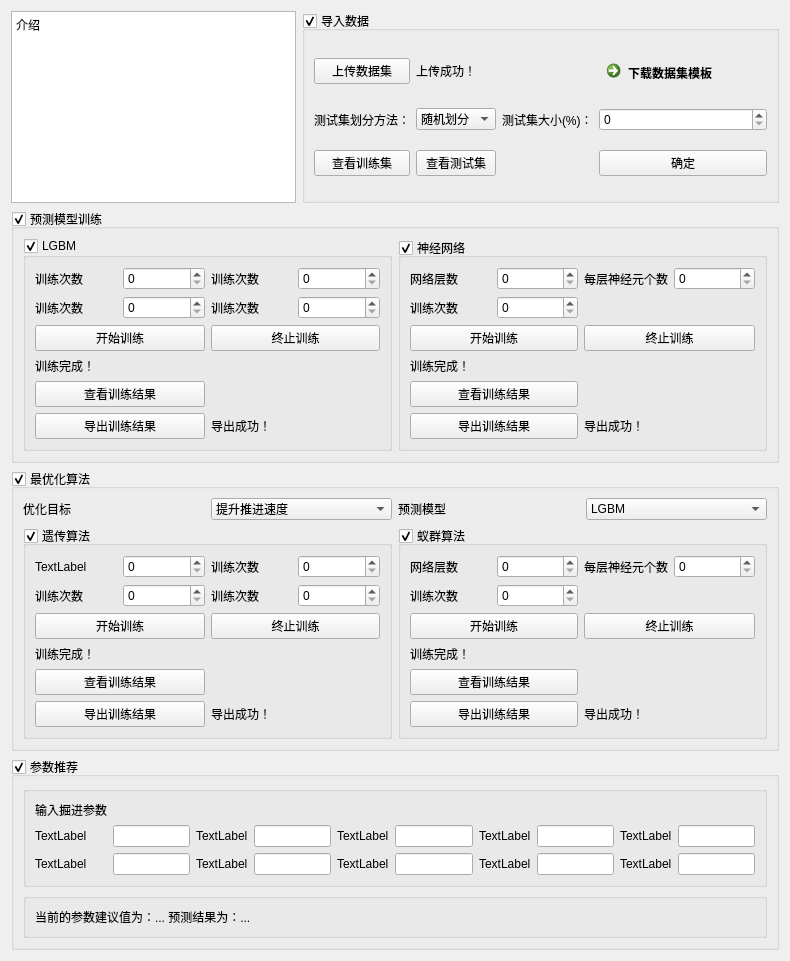
         <widget class="QWidget" name="scrollAreaWidgetContents_2">
          <property name="geometry">
           <rect>
            <x>0</x>
            <y>0</y>
            <width>782</width>
            <height>843</height>
           </rect>
          </property>
          <layout class="QGridLayout" name="gridLayout_37">
           <item row="0" column="0">
            <widget class="QTextBrowser" name="textBrowser_4">
             <property name="minimumSize">
              <size>
               <width>285</width>
               <height>192</height>
              </size>
             </property>
             <property name="html">
              <string>&lt;!DOCTYPE HTML PUBLIC &quot;-//W3C//DTD HTML 4.0//EN&quot; &quot;http://www.w3.org/TR/REC-html40/strict.dtd&quot;&gt;
&lt;html&gt;&lt;head&gt;&lt;meta name=&quot;qrichtext&quot; content=&quot;1&quot; /&gt;&lt;style type=&quot;text/css&quot;&gt;
p, li { white-space: pre-wrap; }
&lt;/style&gt;&lt;/head&gt;&lt;body style=&quot; font-family:'SimSun'; font-size:9pt; font-weight:400; font-style:normal;&quot;&gt;
&lt;p style=&quot; margin-top:0px; margin-bottom:0px; margin-left:0px; margin-right:0px; -qt-block-indent:0; text-indent:0px;&quot;&gt;介绍&lt;/p&gt;&lt;/body&gt;&lt;/html&gt;</string>
             </property>
            </widget>
           </item>
           <item row="0" column="1">
            <widget class="QGroupBox" name="groupBox_33">
             <property name="title">
              <string>导入数据</string>
             </property>
             <property name="checkable">
              <bool>true</bool>
             </property>
             <layout class="QGridLayout" name="gridLayout_31">
              <item row="0" column="0">
               <widget class="QPushButton" name="pushButton_77">
                <property name="text">
                 <string>上传数据集</string>
                </property>
               </widget>
              </item>
              <item row="0" column="4">
               <widget class="QCommandLinkButton" name="commandLinkButton_4">
                <property name="font">
                 <font>
                  <family>Segoe UI</family>
                  <pointsize>9</pointsize>
                 </font>
                </property>
                <property name="text">
                 <string>下载数据集模板</string>
                </property>
               </widget>
              </item>
              <item row="2" column="0">
               <widget class="QLabel" name="label_94">
                <property name="text">
                 <string>测试集划分方法：</string>
                </property>
               </widget>
              </item>
              <item row="7" column="4">
               <widget class="QPushButton" name="pushButton_78">
                <property name="text">
                 <string>确定</string>
                </property>
               </widget>
              </item>
              <item row="7" column="0">
               <widget class="QPushButton" name="pushButton_79">
                <property name="text">
                 <string>查看训练集</string>
                </property>
               </widget>
              </item>
              <item row="7" column="1">
               <widget class="QPushButton" name="pushButton_80">
                <property name="text">
                 <string>查看测试集</string>
                </property>
               </widget>
              </item>
              <item row="2" column="1">
               <widget class="QComboBox" name="comboBox_12">
                <item>
                 <property name="text">
                  <string>随机划分</string>
                 </property>
                </item>
                <item>
                 <property name="text">
                  <string>顺序划分</string>
                 </property>
                </item>
               </widget>
              </item>
              <item row="2" column="4">
               <widget class="QSpinBox" name="spinBox_4"/>
              </item>
              <item row="2" column="2">
               <widget class="QLabel" name="label_95">
                <property name="text">
                 <string>测试集大小(%)：</string>
                </property>
               </widget>
              </item>
              <item row="0" column="1">
               <widget class="QLabel" name="label_96">
                <property name="text">
                 <string>上传成功！</string>
                </property>
               </widget>
              </item>
             </layout>
            </widget>
           </item>
           <item row="1" column="0" colspan="2">
            <widget class="QGroupBox" name="groupBox_28">
             <property name="title">
              <string>预测模型训练</string>
             </property>
             <property name="checkable">
              <bool>true</bool>
             </property>
             <layout class="QGridLayout" name="gridLayout_26">
              <item row="0" column="1">
               <widget class="QGroupBox" name="groupBox_31">
                <property name="title">
                 <string>神经网络</string>
                </property>
                <property name="checkable">
                 <bool>true</bool>
                </property>
                <layout class="QGridLayout" name="gridLayout_29">
                 <item row="5" column="0" colspan="2">
                  <widget class="QPushButton" name="pushButton_69">
                   <property name="text">
                    <string>导出训练结果</string>
                   </property>
                  </widget>
                 </item>
                 <item row="3" column="0">
                  <widget class="QLabel" name="label_82">
                   <property name="text">
                    <string>训练完成！</string>
                   </property>
                  </widget>
                 </item>
                 <item row="0" column="2">
                  <widget class="QLabel" name="label_83">
                   <property name="text">
                    <string>每层神经元个数</string>
                   </property>
                  </widget>
                 </item>
                 <item row="1" column="0">
                  <widget class="QLabel" name="label_84">
                   <property name="text">
                    <string>训练次数</string>
                   </property>
                  </widget>
                 </item>
                 <item row="2" column="0" colspan="2">
                  <widget class="QPushButton" name="pushButton_70">
                   <property name="text">
                    <string>开始训练</string>
                   </property>
                  </widget>
                 </item>
                 <item row="0" column="3">
                  <widget class="QSpinBox" name="spinBox_38">
                   <property name="maximum">
                    <number>100000</number>
                   </property>
                  </widget>
                 </item>
                 <item row="0" column="1">
                  <widget class="QSpinBox" name="spinBox_39">
                   <property name="maximum">
                    <number>100000</number>
                   </property>
                  </widget>
                 </item>
                 <item row="5" column="2">
                  <widget class="QLabel" name="label_85">
                   <property name="text">
                    <string>导出成功！</string>
                   </property>
                  </widget>
                 </item>
                 <item row="4" column="0" colspan="2">
                  <widget class="QPushButton" name="pushButton_71">
                   <property name="text">
                    <string>查看训练结果</string>
                   </property>
                  </widget>
                 </item>
                 <item row="1" column="1">
                  <widget class="QSpinBox" name="spinBox_40">
                   <property name="maximum">
                    <number>100000</number>
                   </property>
                  </widget>
                 </item>
                 <item row="2" column="2" colspan="2">
                  <widget class="QPushButton" name="pushButton_72">
                   <property name="text">
                    <string>终止训练</string>
                   </property>
                  </widget>
                 </item>
                 <item row="0" column="0">
                  <widget class="QLabel" name="label_86">
                   <property name="text">
                    <string>网络层数</string>
                   </property>
                  </widget>
                 </item>
                </layout>
               </widget>
              </item>
              <item row="0" column="0">
               <widget class="QGroupBox" name="groupBox_29">
                <property name="title">
                 <string>LGBM</string>
                </property>
                <property name="checkable">
                 <bool>true</bool>
                </property>
                <layout class="QGridLayout" name="gridLayout_27">
                 <item row="5" column="2">
                  <widget class="QLabel" name="label_76">
                   <property name="text">
                    <string>导出成功！</string>
                   </property>
                  </widget>
                 </item>
                 <item row="0" column="0">
                  <widget class="QLabel" name="label_74">
                   <property name="text">
                    <string>训练次数</string>
                   </property>
                  </widget>
                 </item>
                 <item row="2" column="0" colspan="2">
                  <widget class="QPushButton" name="pushButton_63">
                   <property name="text">
                    <string>开始训练</string>
                   </property>
                  </widget>
                 </item>
                 <item row="2" column="2" colspan="2">
                  <widget class="QPushButton" name="pushButton_64">
                   <property name="text">
                    <string>终止训练</string>
                   </property>
                  </widget>
                 </item>
                 <item row="0" column="1">
                  <widget class="QSpinBox" name="spinBox_35">
                   <property name="maximum">
                    <number>100000</number>
                   </property>
                  </widget>
                 </item>
                 <item row="3" column="0">
                  <widget class="QLabel" name="label_75">
                   <property name="text">
                    <string>训练完成！</string>
                   </property>
                  </widget>
                 </item>
                 <item row="4" column="0" colspan="2">
                  <widget class="QPushButton" name="pushButton_62">
                   <property name="text">
                    <string>查看训练结果</string>
                   </property>
                  </widget>
                 </item>
                 <item row="5" column="0" colspan="2">
                  <widget class="QPushButton" name="pushButton_61">
                   <property name="text">
                    <string>导出训练结果</string>
                   </property>
                  </widget>
                 </item>
                 <item row="1" column="0">
                  <widget class="QLabel" name="label_80">
                   <property name="text">
                    <string>训练次数</string>
                   </property>
                  </widget>
                 </item>
                 <item row="1" column="1">
                  <widget class="QSpinBox" name="spinBox_37">
                   <property name="maximum">
                    <number>100000</number>
                   </property>
                  </widget>
                 </item>
                 <item row="1" column="2">
                  <widget class="QLabel" name="label_81">
                   <property name="text">
                    <string>训练次数</string>
                   </property>
                  </widget>
                 </item>
                 <item row="1" column="3">
                  <widget class="QSpinBox" name="spinBox_44">
                   <property name="maximum">
                    <number>100000</number>
                   </property>
                  </widget>
                 </item>
                 <item row="0" column="2">
                  <widget class="QLabel" name="label_92">
                   <property name="text">
                    <string>训练次数</string>
                   </property>
                  </widget>
                 </item>
                 <item row="0" column="3">
                  <widget class="QSpinBox" name="spinBox_45">
                   <property name="maximum">
                    <number>100000</number>
                   </property>
                  </widget>
                 </item>
                </layout>
               </widget>
              </item>
             </layout>
            </widget>
           </item>
           <item row="2" column="0" colspan="2">
            <widget class="QGroupBox" name="groupBox_30">
             <property name="title">
              <string>最优化算法</string>
             </property>
             <property name="checkable">
              <bool>true</bool>
             </property>
             <layout class="QGridLayout" name="gridLayout_28">
              <item row="0" column="4">
               <widget class="QLabel" name="label_102">
                <property name="text">
                 <string>预测模型</string>
                </property>
               </widget>
              </item>
              <item row="0" column="1">
               <widget class="QComboBox" name="comboBox_10">
                <item>
                 <property name="text">
                  <string>提升推进速度</string>
                 </property>
                </item>
                <item>
                 <property name="text">
                  <string>降低刀盘转矩</string>
                 </property>
                </item>
               </widget>
              </item>
              <item row="0" column="0">
               <widget class="QLabel" name="label_77">
                <property name="text">
                 <string>优化目标</string>
                </property>
               </widget>
              </item>
              <item row="0" column="5">
               <widget class="QComboBox" name="comboBox_11">
                <item>
                 <property name="text">
                  <string>LGBM</string>
                 </property>
                </item>
                <item>
                 <property name="text">
                  <string>CatBoost</string>
                 </property>
                </item>
               </widget>
              </item>
              <item row="1" column="4" colspan="2">
               <widget class="QGroupBox" name="groupBox_32">
                <property name="title">
                 <string>蚁群算法</string>
                </property>
                <property name="checkable">
                 <bool>true</bool>
                </property>
                <layout class="QGridLayout" name="gridLayout_30">
                 <item row="1" column="1">
                  <widget class="QSpinBox" name="spinBox_43">
                   <property name="maximum">
                    <number>100000</number>
                   </property>
                  </widget>
                 </item>
                 <item row="0" column="0">
                  <widget class="QLabel" name="label_91">
                   <property name="text">
                    <string>网络层数</string>
                   </property>
                  </widget>
                 </item>
                 <item row="5" column="0" colspan="2">
                  <widget class="QPushButton" name="pushButton_73">
                   <property name="text">
                    <string>导出训练结果</string>
                   </property>
                  </widget>
                 </item>
                 <item row="3" column="0">
                  <widget class="QLabel" name="label_87">
                   <property name="text">
                    <string>训练完成！</string>
                   </property>
                  </widget>
                 </item>
                 <item row="0" column="1">
                  <widget class="QSpinBox" name="spinBox_42">
                   <property name="maximum">
                    <number>100000</number>
                   </property>
                  </widget>
                 </item>
                 <item row="2" column="2" colspan="2">
                  <widget class="QPushButton" name="pushButton_76">
                   <property name="text">
                    <string>终止训练</string>
                   </property>
                  </widget>
                 </item>
                 <item row="2" column="0" colspan="2">
                  <widget class="QPushButton" name="pushButton_74">
                   <property name="text">
                    <string>开始训练</string>
                   </property>
                  </widget>
                 </item>
                 <item row="0" column="3">
                  <widget class="QSpinBox" name="spinBox_41">
                   <property name="maximum">
                    <number>100000</number>
                   </property>
                  </widget>
                 </item>
                 <item row="5" column="2">
                  <widget class="QLabel" name="label_90">
                   <property name="text">
                    <string>导出成功！</string>
                   </property>
                  </widget>
                 </item>
                 <item row="1" column="0">
                  <widget class="QLabel" name="label_89">
                   <property name="text">
                    <string>训练次数</string>
                   </property>
                  </widget>
                 </item>
                 <item row="0" column="2">
                  <widget class="QLabel" name="label_88">
                   <property name="text">
                    <string>每层神经元个数</string>
                   </property>
                  </widget>
                 </item>
                 <item row="4" column="0" colspan="2">
                  <widget class="QPushButton" name="pushButton_75">
                   <property name="text">
                    <string>查看训练结果</string>
                   </property>
                  </widget>
                 </item>
                </layout>
               </widget>
              </item>
              <item row="1" column="0" colspan="2">
               <widget class="QGroupBox" name="groupBox_37">
                <property name="title">
                 <string>遗传算法</string>
                </property>
                <property name="checkable">
                 <bool>true</bool>
                </property>
                <layout class="QGridLayout" name="gridLayout_35">
                 <item row="1" column="0">
                  <widget class="QLabel" name="label_99">
                   <property name="text">
                    <string>训练次数</string>
                   </property>
                  </widget>
                 </item>
                 <item row="1" column="1">
                  <widget class="QSpinBox" name="spinBox_47">
                   <property name="maximum">
                    <number>100000</number>
                   </property>
                  </widget>
                 </item>
                 <item row="0" column="3">
                  <widget class="QLabel" name="label_93">
                   <property name="text">
                    <string>训练次数</string>
                   </property>
                  </widget>
                 </item>
                 <item row="6" column="0" colspan="2">
                  <widget class="QPushButton" name="pushButton_65">
                   <property name="text">
                    <string>导出训练结果</string>
                   </property>
                  </widget>
                 </item>
                 <item row="6" column="3">
                  <widget class="QLabel" name="label_79">
                   <property name="text">
                    <string>导出成功！</string>
                   </property>
                  </widget>
                 </item>
                 <item row="0" column="4">
                  <widget class="QSpinBox" name="spinBox_46">
                   <property name="maximum">
                    <number>100000</number>
                   </property>
                  </widget>
                 </item>
                 <item row="5" column="0" colspan="2">
                  <widget class="QPushButton" name="pushButton_66">
                   <property name="text">
                    <string>查看训练结果</string>
                   </property>
                  </widget>
                 </item>
                 <item row="3" column="0" colspan="2">
                  <widget class="QPushButton" name="pushButton_67">
                   <property name="text">
                    <string>开始训练</string>
                   </property>
                  </widget>
                 </item>
                 <item row="1" column="3">
                  <widget class="QLabel" name="label_100">
                   <property name="text">
                    <string>训练次数</string>
                   </property>
                  </widget>
                 </item>
                 <item row="1" column="4">
                  <widget class="QSpinBox" name="spinBox_48">
                   <property name="maximum">
                    <number>100000</number>
                   </property>
                  </widget>
                 </item>
                 <item row="4" column="0">
                  <widget class="QLabel" name="label_78">
                   <property name="text">
                    <string>训练完成！</string>
                   </property>
                  </widget>
                 </item>
                 <item row="3" column="3" colspan="2">
                  <widget class="QPushButton" name="pushButton_68">
                   <property name="text">
                    <string>终止训练</string>
                   </property>
                  </widget>
                 </item>
                 <item row="0" column="1">
                  <widget class="QSpinBox" name="spinBox_36">
                   <property name="maximum">
                    <number>100000</number>
                   </property>
                  </widget>
                 </item>
                 <item row="0" column="0">
                  <widget class="QLabel" name="label_101">
                   <property name="text">
                    <string>TextLabel</string>
                   </property>
                  </widget>
                 </item>
                </layout>
               </widget>
              </item>
             </layout>
            </widget>
           </item>
           <item row="3" column="0" colspan="2">
            <widget class="QGroupBox" name="groupBox_34">
             <property name="title">
              <string>参数推荐</string>
             </property>
             <property name="checkable">
              <bool>true</bool>
             </property>
             <layout class="QVBoxLayout" name="verticalLayout_2">
              <item>
               <widget class="QGroupBox" name="groupBox_5">
                <property name="title">
                 <string/>
                </property>
                <property name="flat">
                 <bool>false</bool>
                </property>
                <property name="checkable">
                 <bool>false</bool>
                </property>
                <layout class="QGridLayout" name="gridLayout_11">
                 <item row="2" column="5">
                  <widget class="QLineEdit" name="lineEdit_11"/>
                 </item>
                 <item row="2" column="1">
                  <widget class="QLineEdit" name="lineEdit_12"/>
                 </item>
                 <item row="1" column="7">
                  <widget class="QLineEdit" name="lineEdit_13"/>
                 </item>
                 <item row="2" column="3">
                  <widget class="QLineEdit" name="lineEdit_14"/>
                 </item>
                 <item row="1" column="3">
                  <widget class="QLineEdit" name="lineEdit_15"/>
                 </item>
                 <item row="2" column="9">
                  <widget class="QLineEdit" name="lineEdit_16"/>
                 </item>
                 <item row="1" column="1">
                  <widget class="QLineEdit" name="lineEdit_17"/>
                 </item>
                 <item row="1" column="9">
                  <widget class="QLineEdit" name="lineEdit_18"/>
                 </item>
                 <item row="1" column="0">
                  <widget class="QLabel" name="label_38">
                   <property name="text">
                    <string>TextLabel</string>
                   </property>
                  </widget>
                 </item>
                 <item row="2" column="7">
                  <widget class="QLineEdit" name="lineEdit_19"/>
                 </item>
                 <item row="1" column="5">
                  <widget class="QLineEdit" name="lineEdit_20"/>
                 </item>
                 <item row="1" column="2">
                  <widget class="QLabel" name="label_39">
                   <property name="text">
                    <string>TextLabel</string>
                   </property>
                  </widget>
                 </item>
                 <item row="1" column="4">
                  <widget class="QLabel" name="label_40">
                   <property name="text">
                    <string>TextLabel</string>
                   </property>
                  </widget>
                 </item>
                 <item row="1" column="6">
                  <widget class="QLabel" name="label_41">
                   <property name="text">
                    <string>TextLabel</string>
                   </property>
                  </widget>
                 </item>
                 <item row="1" column="8">
                  <widget class="QLabel" name="label_42">
                   <property name="text">
                    <string>TextLabel</string>
                   </property>
                  </widget>
                 </item>
                 <item row="2" column="0">
                  <widget class="QLabel" name="label_43">
                   <property name="text">
                    <string>TextLabel</string>
                   </property>
                  </widget>
                 </item>
                 <item row="2" column="2">
                  <widget class="QLabel" name="label_44">
                   <property name="text">
                    <string>TextLabel</string>
                   </property>
                  </widget>
                 </item>
                 <item row="2" column="4">
                  <widget class="QLabel" name="label_45">
                   <property name="text">
                    <string>TextLabel</string>
                   </property>
                  </widget>
                 </item>
                 <item row="2" column="6">
                  <widget class="QLabel" name="label_46">
                   <property name="text">
                    <string>TextLabel</string>
                   </property>
                  </widget>
                 </item>
                 <item row="2" column="8">
                  <widget class="QLabel" name="label_47">
                   <property name="text">
                    <string>TextLabel</string>
                   </property>
                  </widget>
                 </item>
                 <item row="0" column="0">
                  <widget class="QLabel" name="label_37">
                   <property name="text">
                    <string>输入掘进参数</string>
                   </property>
                  </widget>
                 </item>
                </layout>
               </widget>
              </item>
              <item>
               <widget class="QGroupBox" name="groupBox_36">
                <property name="title">
                 <string/>
                </property>
                <layout class="QGridLayout" name="gridLayout_34">
                 <item row="0" column="0">
                  <widget class="QLabel" name="label_97">
                   <property name="text">
                    <string>当前的参数建议值为：... 预测结果为：...</string>
                   </property>
                  </widget>
                 </item>
                </layout>
               </widget>
              </item>
             </layout>
            </widget>
           </item>
          </layout>
         </widget>
